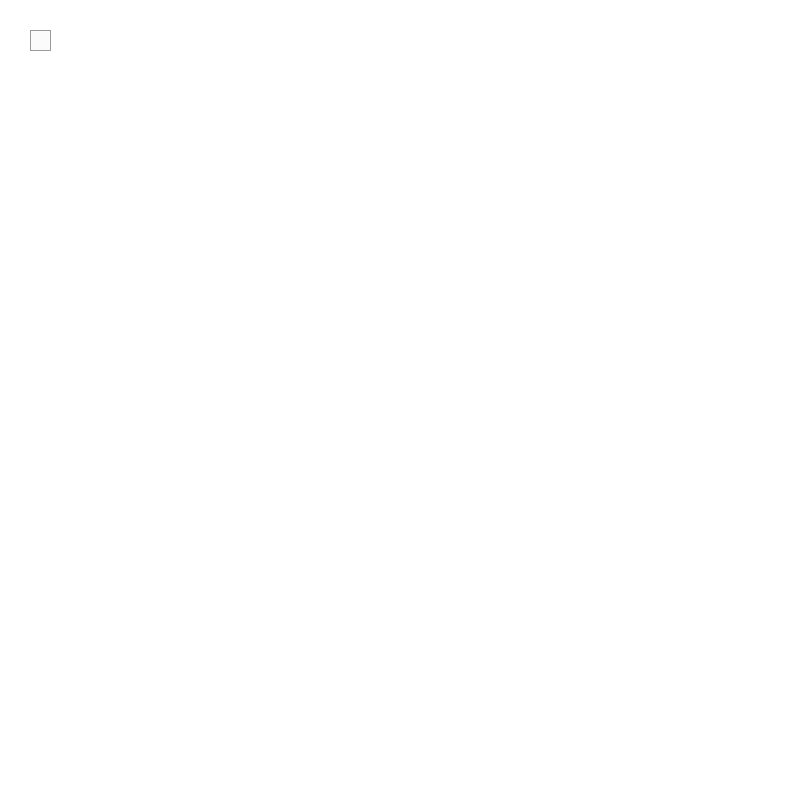
Frame 1 (no input)
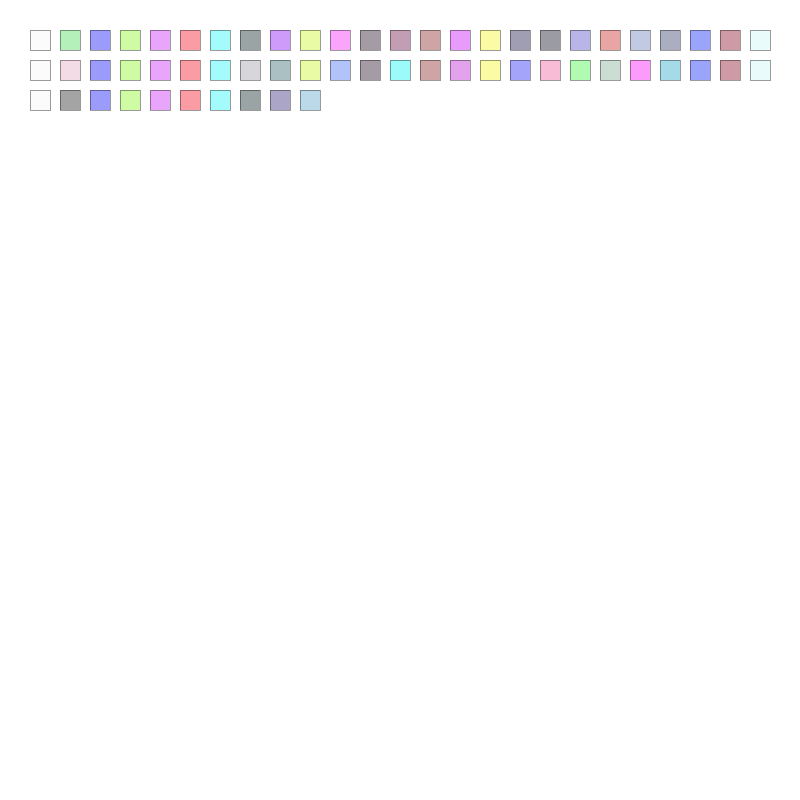
Frame 60 (the mouse pressed at the canvas centre just before this capture)
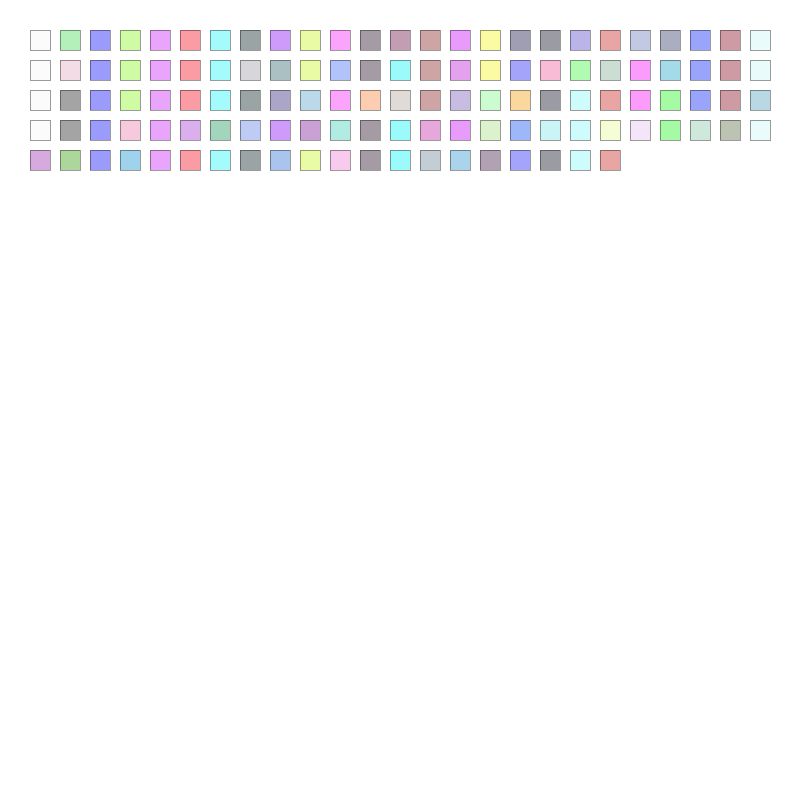
Frame 120 (the mouse held since frame 60 and released just before this capture)

The Processing sketch that drew these frames (run headless with seeded random() and noise(); from frame 60 on, the mouse is pressed at the canvas centre):

// Processing sketch: processing_110341
// ── processing_110341.pde

int counterX = 0;
int counterY = 0;
float[] colorOptions = {244, random(35), 0, 130, 200};
void setup(){
    size(800,800);
    background(255,255,255,100);
    stroke(0,0,0,100);
    strokeWeight(1);
}  

void draw(){
    int counterInt = (counterX / 30); 
    float randomizer = random(100);
    
    fill(colorOptions[counterInt % 5], colorOptions[counterInt % 3], colorOptions[counterInt % 2], 100);
    if (randomizer > 62) {fill(random(255), random(255), random(255), 100); } 
    
    rect(counterX + 30, counterY + 30, 20, 20);     
   
    counterX += 30;
    if ((counterX + 60) > width){
       counterY += 30;
       counterX = 0;
}
    if (counterX == 0 && counterY + 60 > height){
       noLoop();
    }
}
